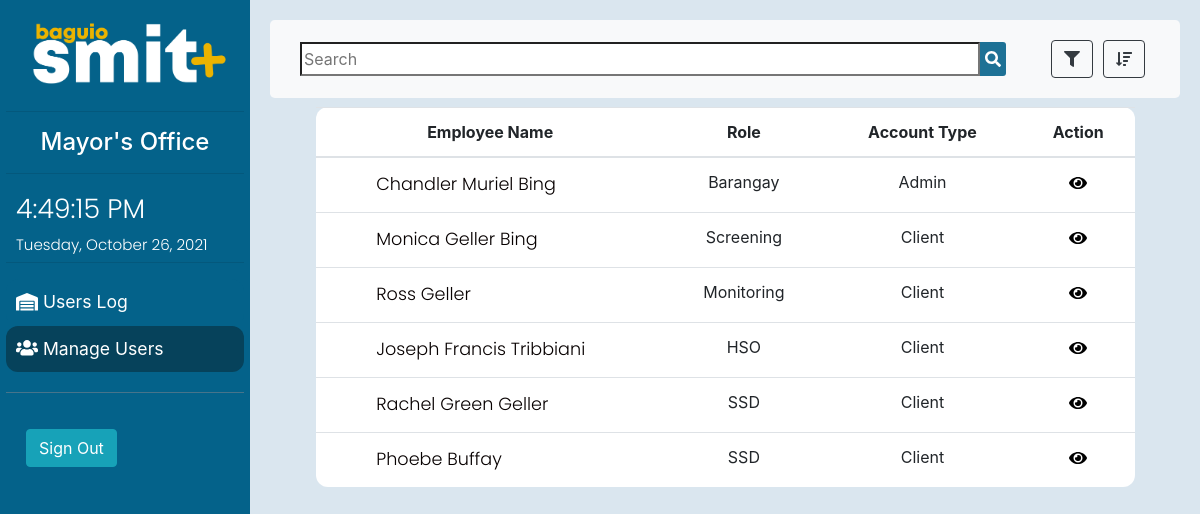
Page /MayorModule/manageUsersMayor.php on the earlier database version.
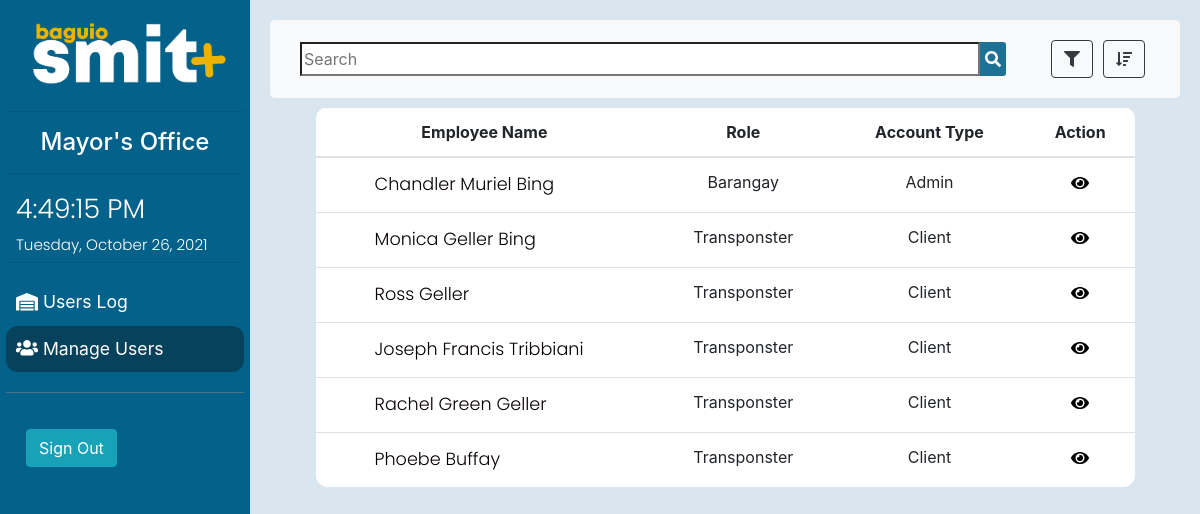
Same page on the later database version.
### tables this page shows
CREATE TABLE `employee_account` (
  `employee_account_id` int(11) NOT NULL,
  `employee_id` int(11) NOT NULL,
  `employee_username` varchar(255) NOT NULL,
  `employee_password` varchar(255) NOT NULL,
  `employee_account_type` varchar(255) NOT NULL,
  `employee_picture` blob DEFAULT NULL
);

CREATE TABLE `employee` (
  `employee_id` int(11) NOT NULL,
  `employee_first_name` varchar(255) NOT NULL,
  `employee_last_name` varchar(255) NOT NULL,
  `employee_middle_name` varchar(255) DEFAULT NULL,
  `employee_suffix` varchar(255) DEFAULT NULL,
  `employee_role` varchar(255) NOT NULL,
  `barangay_id` int(11) DEFAULT NULL,
  `employee_contact_number` char(11) NOT NULL
);

### MayorModule/mayorsModuleProcessor.php (the view)
<?php
include("../includes/database.php");
$querySearch = "SELECT employee.employee_id, employee.employee_first_name, employee.employee_middle_name, employee.employee_last_name ,employee.employee_role, employee_account.employee_account_type FROM `employee` JOIN employee_account ON employee.employee_id = employee_account.employee_id";
$stmt = $database->stmt_init();
$stmt->prepare($querySearch);
$stmt->execute();
$stmt->bind_result($empID,$empFName,$empMName,$empLName, $empRole,$empAccType);
while($stmt->fetch()) {
    echo"<tr class='labelRow'>
            <td><p class='columnCnt'>$empFName $empMName $empLName</p></td>
            <td class='columnName'>$empRole </td>
            <td class='columnName'>$empAccType</td>
            <td class='columnName'><button class='buttonTransparentMayors' onclick='showEmployeeDeets($empID)'><i class='fas fa-eye'></i></button</td>
</tr>";
}
?>

Differences in the rows shown:
changed employee_account "Monica": employee.employee_role "Screening" → "Transponster"
changed employee_account "Ross": employee.employee_role "Monitoring" → "Transponster"
changed employee_account "Joseph": employee.employee_role "HSO" → "Transponster"
changed employee_account "Rachel": employee.employee_role "SSD" → "Transponster"
changed employee_account "Phoebe": employee.employee_role "SSD" → "Transponster"
